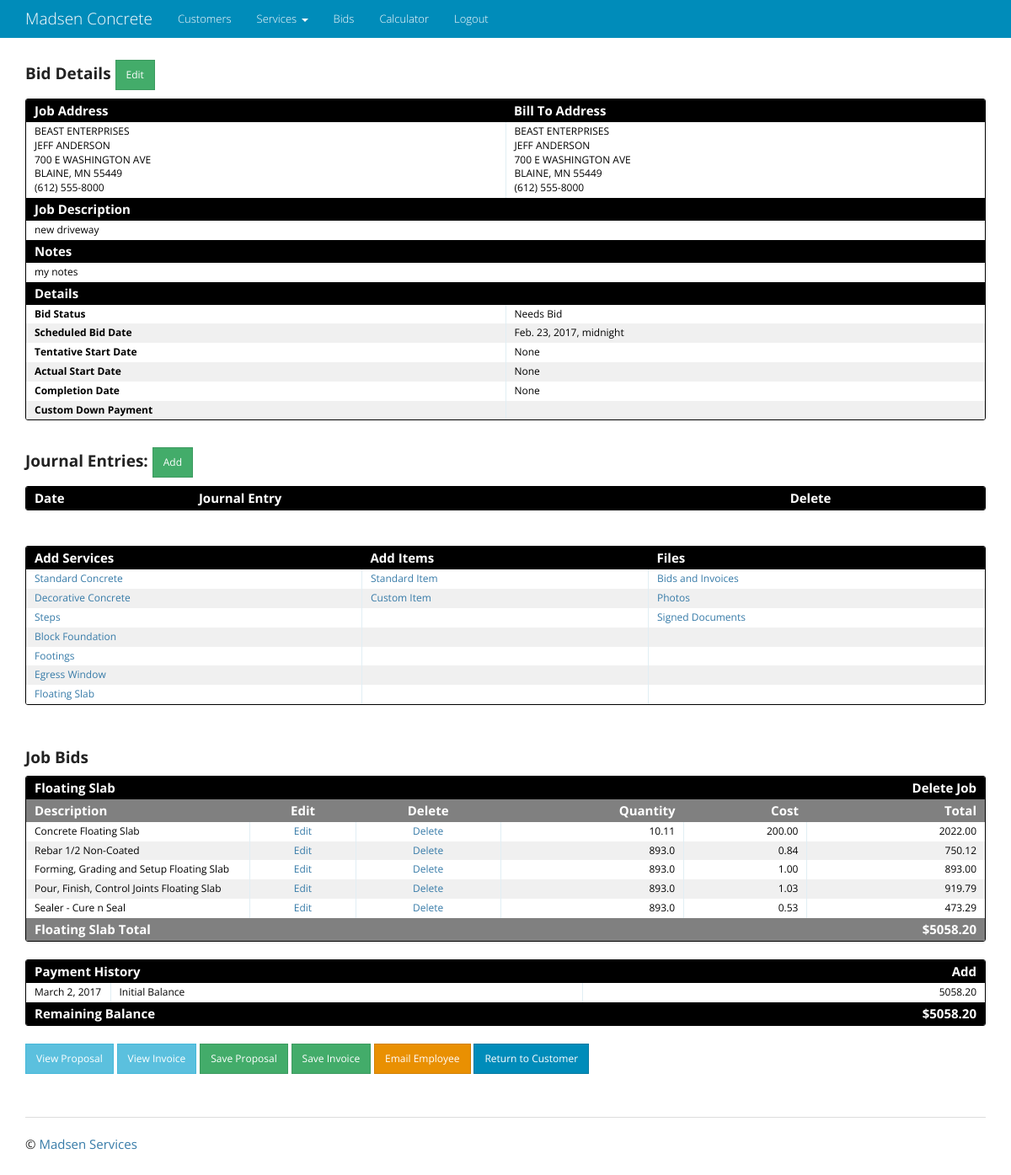
/bid/1/detail/ (signed in), run on the app's committed database.
### bid/models.py (models this page shows, shortened)
class Bid(models.Model):
    description = models.CharField(max_length=2000)
    notes = models.CharField(max_length=2000, blank=True)
    timestamp = models.DateTimeField(auto_now_add=True)
    customer = models.ForeignKey('customer.Customer', on_delete=models.CASCADE)
    address = models.ForeignKey('address.Address')
    scheduled_bid_date = models.DateTimeField(null=True, blank=True)
    tentative_start = models.DateField(null=True, blank=True)
    actual_start = models.DateField(null=True, blank=True)
    completion_date = models.DateField(null=True, blank=True)
    custom_down_payment = models.FloatField(null=True, blank=True,
                                            verbose_name='Custom Down Payment: Blank means default down payment. Enter -1 for no down payment or any other value for custom down payment')
    status = models.CharField(max_length=2000, choices=BID_STATUS, default='Needs Bid')
    billto_name = models.CharField(max_length=100, blank=True, verbose_name='Alternative Bill To Name')
    billto_street = models.CharField(max_length=100, blank=True, verbose_name='Alternative Bill To Street')
    billto_city_st_zip = models.CharField(max_length=100, blank=True, verbose_name="Alternative Bill To City, ST, ZIP")
    billto_telephone = models.CharField(max_length=10, blank=True, verbose_name="Alternative Bill To Telephone Number")
    class Meta:
        verbose_name_plural = 'Bids'

### customer/models.py (models this page shows, shortened)
class Customer(models.Model):
    first_name = models.CharField(max_length=64, help_text="Enter the customer's first name")
    last_name = models.CharField(max_length=64, blank=True, help_text="Enter the customer's last name")
    company_name = models.CharField(max_length=128, blank=True, help_text="Enter the company name")
    email = models.EmailField(help_text="Enter the customer email address", blank=True)
    telephone = models.CharField(max_length=10, blank=True, help_text="Enter the customer telephone number")
    created_date = models.DateTimeField(auto_now_add=True)
    class Meta:
        verbose_name_plural = 'Customers'

### address/models.py (models this page shows, shortened)
class Address(models.Model):
    street = models.CharField(max_length=128, blank=True, help_text="Enter the street address")
    city = models.CharField(max_length=50, blank=True, help_text="Enter the city")
    state = models.CharField(max_length=2, blank=True, help_text="Enter the 2 digit state abbreviation")
    zip = models.CharField(max_length=5, blank=True, help_text="Enter the 5 digit zipcode")
    customer = models.ForeignKey('customer.Customer', on_delete=models.CASCADE)
    class Meta:
        verbose_name_plural = 'Addresses'

### bid_item/models.py (models this page shows, shortened)
class BidItem(models.Model):
    bid = models.ForeignKey('bid.Bid', on_delete=models.CASCADE)
    job_type = models.CharField(max_length=100)
    description = models.CharField(max_length=100)
    quantity = models.FloatField(null=True)
    cost = models.FloatField(null=True)
    total = models.FloatField()
    class Meta:
        verbose_name_plural = 'BidItems'

### bid/views.py (the view)
# urls.py: url(r'^(?P<pk>\d+)/detail/$', BidDetail.as_view(), name='bid_detail'),
class BidDetail(LoginRequiredMixin, SuccessMessageMixin, DetailView):
    template_name = 'bid/bid_detail.html'
    model = Bid
    def get_context_data(self, **kwargs):
        context = super(BidDetail, self).get_context_data(**kwargs)
        bid_obj = Bid.objects.get(id=self.kwargs['pk'])
        bid_item_obj = BidItem.objects.filter(bid=self.kwargs['pk'])
        bid_item_dict = create_bid_item_dict(bid_obj)
        total_cost = bid_item_obj.aggregate(Sum('total'))['total__sum']
        payment_obj = Payment.objects.filter(bid=self.kwargs['pk'])
        total_payments = payment_obj.aggregate(Sum('amount'))['amount__sum']
        context['bid_item_dict'] = bid_item_dict
        context['total_cost'] = total_cost
        context['pdfs'] = PDFImage.objects.all().filter(bid=self.kwargs['pk'])
        context['journal_entries'] = Journal.objects.all().filter(bid=self.kwargs['pk']).order_by('-timestamp')
        context['payments'] = Payment.objects.all().filter(bid=self.kwargs['pk']).order_by('date')
        context['date'] = date.today()
        if total_payments:
            context['remaining_balance'] = total_cost - total_payments
        else:
            context['remaining_balance'] = total_cost
        return context

### bid/views.py (called while the page is built)
def create_bid_item_dict(bid_obj):
    bid_item_obj = BidItem.objects.filter(bid=bid_obj.id)
    unique_job_types = set()
    for item in bid_item_obj:
        unique_job_types.add(item.job_type)
    bid_item_dict = {}
    for job in unique_job_types:
        bid_items = bid_item_obj.filter(job_type=job)
        total = bid_items.aggregate(Sum('total'))['total__sum']
        bid_item_dict.setdefault(job, {})
        bid_item_dict[job]['bid_items'] = bid_items
        bid_item_dict[job]['total'] = total
    return bid_item_dict

### customer/templatetags/format_telephone.py (called while the page is built)
@register.filter
def format_telephone(value):
    if len(value) == 10:
        value = "({}) {}-{}".format(value[:3], value[3:6], value[6:])
    return value

### templates/bid/bid_detail.html (shortened to what this page needs)
{% extends "base.html" %}
{% load crispy_forms_tags %}
{% load format_telephone %}
{% load static %}
{% block content %}
<h4><strong>Bid Details</a></strong>
    <a href="{% url 'bid_app:bid_update' pk=bid.id %}" class="btn btn-sm btn-success">Edit</a>
</h4>
<div class="datagrid">
    <table>
        <thead>
          <tr>
            <th width="50%">Job Address</th>
            <th width="50%">Bill To Address</th>
          </tr>
        </thead>
          <tr>
            <td>
                {% if bid.customer.company_name %}{{ bid.customer.company_name }}<br>{% endif %}
                {{ bid.customer.first_name }} {{ bid.customer.last_name }}<br>
                {{ bid.address.street }}<br>
                {{ bid.address.city }}, {{ bid.address.state }} {{ bid.address.zip }}<br>
                {{ bid.customer.telephone|format_telephone }}
            </td>
            {% if bid.billto_street %}
            <td style="vertical-align:top">
                {% if bid.billto_name %}{{ bid.billto_name }}<br>{% endif %}
                {{ bid.billto_street }}<br>
                {{ bid.billto_city_st_zip }}<br>
                {{ bid.billto_telephone|format_telephone }}
            </td>
            {% else %}
            <td>
                {% if bid.customer.company_name %}{{ bid.customer.company_name }}<br>{% endif %}
                {{ bid.customer.first_name }} {{ bid.customer.last_name }}<br>
                {{ bid.address.street }}<br>
                {{ bid.address.city }}, {{ bid.address.state }} {{ bid.address.zip }}<br>
                {{ bid.customer.telephone|format_telephone }}
            </td>
            {% endif %}
          </tr>
        <thead>
          <tr>
            <th colspan="2">Job Description</th>
          </tr>
        </thead>
          <tr>
            <td colspan="2">{{ bid.description }}</td>
          </tr>
        {% if bid.notes %}
        <thead>
          <tr>
            <th colspan="2">Notes</th>
          </tr>
        </thead>
          <tr>
            <td colspan="2">{{ bid.notes }}</td>
          </tr>
        {% endif %}
       <thead>
          <tr>
              <th width="25%">Details</th>
              <th></th>
          </tr>
       </thead>
          <tr style="background: white">
              <td><strong>Bid Status</strong></td>
              <td>{{ bid.status }}</td>
          </tr>
          <tr style="background: #F0F0F0">
              <td><strong>Scheduled Bid Date</strong></td>
              <td>{{ bid.scheduled_bid_date }}</td>
          </tr>
          <tr style="background: white">
              <td><strong>Tentative Start Date</strong></td>
              <td>{{ bid.tentative_start }}</td>
          </tr>
          <tr style="background: #F0F0F0">
              <td><strong>Actual Start Date</strong></td>
              <td>{{ bid.actual_start }}</td>
          </tr>
          <tr style="background: white">
              <td><strong>Completion Date</strong></td>
              <td>{{ bid.completion_date }}</td>
          </tr>
          <tr style="background: #F0F0F0">
              <td><strong>Custom Down Payment</strong></td>
              <td>{% if bid.custom_down_payment %}${{ bid.custom_down_payment|floatformat:2 }}{% endif %}</td>
          </tr>
    </table>
</div>
<br>
<h4><strong>Journal Entries:</strong>
    <a href="{% url 'journal_app:journal_create' bid=bid.id %}" class="btn btn-sm btn-success">Add</a>
</h4>
<div class="datagrid">
<table>
      <thead>
        <tr>
          <th width="50px"><strong>Date</strong></th>
          <th width="200px"><strong>Journal Entry</strong></th>
          <th width="50px"><strong>Delete</strong></th>
        </tr>
      </thead>
</table>
</div>
<br>
<br>
<div class="datagrid">
<table>
      <thead>
      <tr>
            <th width="50px"><strong>Add Services</strong></th>
            <th width="50px"><strong>Add Items</strong></th>
            <th width="50px"><strong>Files</strong></th>
      </tr>
      </thead>
      <tr style="background: white">
            <td><a href="{% url 'service_group_app:standard_concrete_create' bid=bid.id %}">Standard Concrete</a></td>
            <td><a href="{% url 'bid_item_app:bid_item_create' bid=bid.id %}">Standard Item</a></td>
            <td><a href="{% url 'pdf_app:pdf_list' pk=bid.id %}">Bids and Invoices</a></td>
      </tr>
      <tr style="background: #F0F0F0">
            <td><a href="{% url 'service_group_app:decorative_concrete_create' bid=bid.id %}">Decorative Concrete</a></td>
            <td><a href="{% url 'bid_item_app:bid_item_custom_create' bid=bid.id %}">Custom Item</a></td>
            <td><a href="{% url 'photo_app:photo_list' bid_id=bid.id %}">Photos</a></td>
      </tr>
      <tr style="background: white">
          <td><a href="{% url 'service_group_app:steps_create' bid=bid.id %}">Steps</a></td>
            <td></td>
            <td><a href="{% url 'bid_attachment_app:bid_attachment_list' bid_id=bid.id %}">Signed Documents</a></td>
      </tr>
      <tr style="background: #F0F0F0">
            <td><a href="{% url 'service_group_app:foundation_create' bid=bid.id %}">Block Foundation</a></td>
            <td></td>
            <td></td>
      </tr>
       <tr style="background: white">
            <td><a href="{% url 'service_group_app:footings_create' bid=bid.id %}">Footings</a></td>
            <td></td>
            <td></td>
       </tr>
       <tr style="background: #F0F0F0">
            <td><a href="{% url 'service_group_app:egress_window_create' bid=bid.id %}">Egress Window</a></td>
            <td></td>
            <td></td>
       </tr>
           <tr style="background: white">
            <td><a href="{% url 'service_group_app:floating_slab_create' bid=bid.id %}">Floating Slab</a></td>
            <td></td>
            <td></td>
       </tr>
</table>
</div>
<br>
<br>
{% if bid_item_dict %}<h4><strong>Job Bids</strong></h4>{% endif %}
{% for job_name, job_dict in bid_item_dict.items %}
<div class="datagrid">
    <table>
      <thead>
        <tr>
          <th colspan="5" style="background: black"><strong>{{ job_name }}</strong></th>
          <th style="background: black; text-align:right"><strong>
              <a href="{% url 'bid_item_app:bid_item_group_delete' bid_id=job_dict.bid_items.0.bid.id job_name=job_name.split|join:'__' %}">
                  <font color="white">Delete Job</font></a></strong></th>
        </tr>
        <tr>
          <th width="50px" style="background:gray"><strong>Description</strong></th>
          <th width="50px" style="background:gray; text-align:center"><strong>Edit</strong></th>
          <th width="50px" style="background:gray; text-align:center"><strong>Delete</strong></th>
          <th width="75px" style="background:gray; text-align:right"><strong>Quantity</strong></th>
          <th width="30px" style="background:gray; text-align:right"><strong>Cost</strong></th>
          <th width="30px" style="background:gray; text-align:right"><strong>Total</strong></th>
        </tr>
      </thead>
        {% for item in job_dict.bid_items %}
          <tr style="{% cycle 'background: white' 'background: #F0F0F0' %}">
              <td>{{ item.description }}</td>
              <td style="text-align:center"><a href="{% url 'bid_item_app:bid_item_update' pk=item.id %}">Edit</a></td>
              <td style="text-align:center"><a href="{% url 'bid_item_app:bid_item_delete' pk=item.id %}">Delete</a></td>
              <td style="text-align:right">{% if item.quantity %}{{ item.quantity }}{% endif %}</td>
              <td style="text-align:right">{% if item.cost %}{{ item.cost|floatformat:2 }}{% endif %}</td>
              <td style="text-align:right">{{ item.total|floatformat:2 }}</td>
          </tr>
        {% endfor %}
      <thead>
      <tr>
          <th colspan="5" width="75px" style="background:gray"><strong>{{ job_name }} Total</strong></th>
          <th style="text-align:right; background:gray"><strong>${{ job_dict.total|floatformat:2 }}</strong></th>
      </tr>
      </thead>
    </table>
</div>
<br>
{% endfor %}
{% if total_cost %}
<div class="datagrid">
<table>
      <thead>
        <tr>
          <th colspan="5" style="background: black"><strong>Payment History</strong></th>
          <th style="text-align:right; background:black"><strong>
              <a href="{% url 'payment_app:payment_create' bid_id=bid.id %}"><font color="white">Add</font></a></strong></th>
        </tr>
      </thead>
      <tr>
          <td width="100px">{{ date }}</td>
          <td colspan="4">Initial Balance</td>
          <td style="text-align:right;">{{ total_cost|floatformat:2 }}</td>
      </tr>
      <thead>
        <tr>
          <th colspan="5" style="background: black"><strong>Remaining Balance</strong></th>
          <th style="text-align:right; background:black"><strong>${{ remaining_balance|floatformat:2 }}</strong></th>
        </tr>
      </thead>
</table>
</div>
{% endif %}
<br>
    <a href="{% url 'pdf_app:pdf_view_proposal_customer' bid_id=bid.id %}" target="_blank" class="btn btn-sm btn-info"
       role="button">View Proposal</a>
    <a href="{% url 'pdf_app:pdf_view_invoice' bid_id=bid.id %}" target="_blank" class="btn btn-sm btn-info"
       role="button">View Invoice</a>
    <a href="{% url 'pdf_app:pdf_save_proposal' bid_id=bid.id %}" class="btn btn-sm btn-success"
       role="button">Save Proposal</a>
    <a href="{% url 'pdf_app:pdf_save_invoice' bid_id=bid.id %}" class="btn btn-sm btn-success"
       role="button">Save Invoice</a>
    <a href="{% url 'send_email_app:employee_email_create' bid_id=bid.id %}" class="btn btn-sm btn-warning"
       role="button">Email Employee</a>
    <a href="{% url 'customer_app:customer_detail' pk=bid.customer.id %}" class="btn btn-sm btn-primary"
       role="button">Return to Customer</a>
{% endblock content %}

### static/css/main.css (style rules this page uses)
body { padding: 60px 0; background: #ffffff; }
a, h1, h2 { color: #377BA8; }
.datagrid table { border-collapse: collapse; text-align: left; width: 100%; }
.datagrid { background: #fff; overflow: hidden; border: 1px solid #000000; border-radius: 3px; }
.datagrid table td, .datagrid table th { padding: 3px 10px; }
.datagrid table thead th { background-color:#000000; color:#FFFFFF; font-size: 15px; font-weight: bold; }
.datagrid table thead th:first-child { border: none; }
.datagrid table tbody td { color: #000000; border-left: 1px solid #E1EEF4; font-size: 12px; font-weight: normal; }
.datagrid table tbody td:first-child { border-left: none; }
.datagrid table tbody tr:last-child td { border-bottom: none; }

### data on the page
Bid: customer.company_name "BEAST ENTERPRISES", customer.first_name "JEFF", customer.last_name "ANDERSON", address.street "700 E WASHINGTON AVE", address.city "BLAINE", address.state "MN", address.zip "55449", customer.telephone "(612) 555-8000", description "new driveway", notes "my notes", status "Needs Bid", scheduled_bid_date "Feb. 23, 2017, midnight", tentative_start "None", actual_start "None", completion_date "None"
BidItem: bid_item_dict "Floating Slab", description "Concrete Floating Slab", quantity "10.11", cost "200.00", total "2022.00", bid_item_dict "Floating Slab"
BidItem: description "Rebar 1/2 Non-Coated", quantity "893.0", cost "0.84", total "750.12"
BidItem: description "Forming, Grading and Setup Floating Slab", quantity "893.0", cost "1.00", total "893.00"
BidItem: description "Pour, Finish, Control Joints Floating Slab", quantity "893.0", cost "1.03", total "919.79"
BidItem: description "Sealer - Cure n Seal", quantity "893.0", cost "0.53", total "473.29"

### other printed values
{{ job_dict.total|floatformat:2 }} "5058.20"
{{ date }} "March 2, 2017"
{{ total_cost|floatformat:2 }} "5058.20"
{{ remaining_balance|floatformat:2 }} "5058.20"
